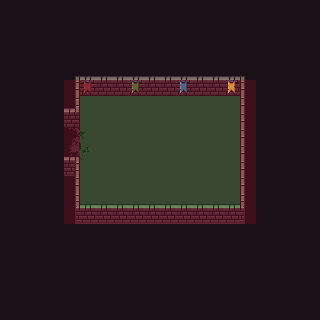

A 2D game scene composited from a Tiled map and its tileset images. What follows is a short description and the map's XML, with each tile layer's data collapsed to a summary:
An orthogonal 20x20 tile map with 16x16 px tiles, 6 tile layers (bg, floor, exits, fg, ...), 5 tilesets and 10 objects (w).

<map version="1.5" tiledversion="1.6.0" orientation="orthogonal" renderorder="right-down" width="20" height="20" tilewidth="16" tileheight="16" infinite="0" nextlayerid="13" nextobjectid="15">
 <tileset firstgid="1" source="0x72_16x16DungeonTileset_walls.v1.tsx" />
 <tileset firstgid="257" source="0x72_16x16DungeonTileset.v4.tsx" />
 <tileset firstgid="513" source="NavigationTileSet.tsx" />
 <tileset firstgid="515" source="spawnTileset.tsx" />
 <tileset firstgid="519" source="Enemies.tsx" />
 <layer id="1" name="bg" width="20" height="20">
  <data>[400 cells, 400 non-empty, 1 distinct tile ids]</data>
 </layer>
 <layer id="2" name="floor" width="20" height="20">
  <data>[400 cells, 82 non-empty, 1 distinct tile ids]</data>
 </layer>
 <layer id="5" name="exits" width="20" height="20">
  <data>[400 cells, 4 non-empty, 4 distinct tile ids]</data>
 </layer>
 <layer id="4" name="fg" width="20" height="20">
  <data>[400 cells, 59 non-empty, 16 distinct tile ids]</data>
 </layer>
 <layer id="3" name="props" width="20" height="20">
  <data>[400 cells, 4 non-empty, 4 distinct tile ids]</data>
 </layer>
 <objectgroup id="8" name="Collisions">
  <object id="1" x="64" y="120">
   <polygon points="0,0 16,0 16,-32 176,-32 176,84 16,84 16,36 0,36" />
  </object>
 </objectgroup>
 <objectgroup id="9" name="Void" />
 <objectgroup id="12" name="Enemies">
  <object id="7" gid="520" x="160" y="128" width="16" height="16" />
  <object id="8" gid="520" x="112" y="192" width="16" height="16" />
  <object id="9" gid="520" x="176" y="160" width="16" height="16" />
  <object id="10" gid="520" x="112" y="144" width="16" height="16" />
  <object id="11" gid="520" x="208" y="112" width="16" height="16" />
  <object id="12" gid="520" x="208" y="192" width="16" height="16" />
  <object id="14" gid="520" x="128" y="112" width="16" height="16" />
 </objectgroup>
 <objectgroup id="10" name="Gates">
  <object id="2" name="w" x="64" y="128">
   <polygon points="0,0 16,0 16,28 0,28" />
  </object>
 </objectgroup>
 <objectgroup id="11" name="SpawnPoints">
  <object id="6" gid="517" x="80" y="144" width="16" height="16" />
 </objectgroup>
 <layer id="7" name="navigation" width="20" height="20" opacity="0.15">
  <data>[400 cells, 108 non-empty, 2 distinct tile ids]</data>
 </layer>
</map>
